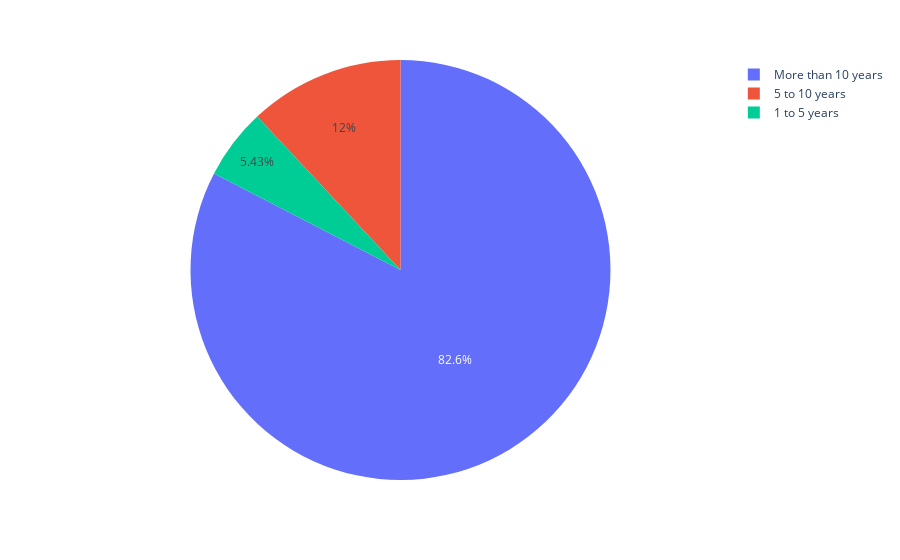

Notebook code cell kept with this figure:
### Code cell
# Plot a pie chart using Plotly
fig = px.pie(value_counts, names='Value', values='Count')
fig.show()

### Figure 1 — Plotly figure (JSON) as saved in the notebook; plotly's stock layout.template omitted (floating-point values rounded to 4 significant figures)
{"data": [{"domain": {"x": [0, 1], "y": [0, 1]}, "hovertemplate": "Value=%{label}<br>Count=%{value}<extra></extra>", "labels": ["More than 10 years", "5 to 10 years", "1 to 5 years"], "legendgroup": "", "name": "", "showlegend": true, "type": "pie", "values": [76, 11, 5]}], "layout": {"autosize": true, "legend": {"tracegroupgap": 0}, "margin": {"t": 60}}}
